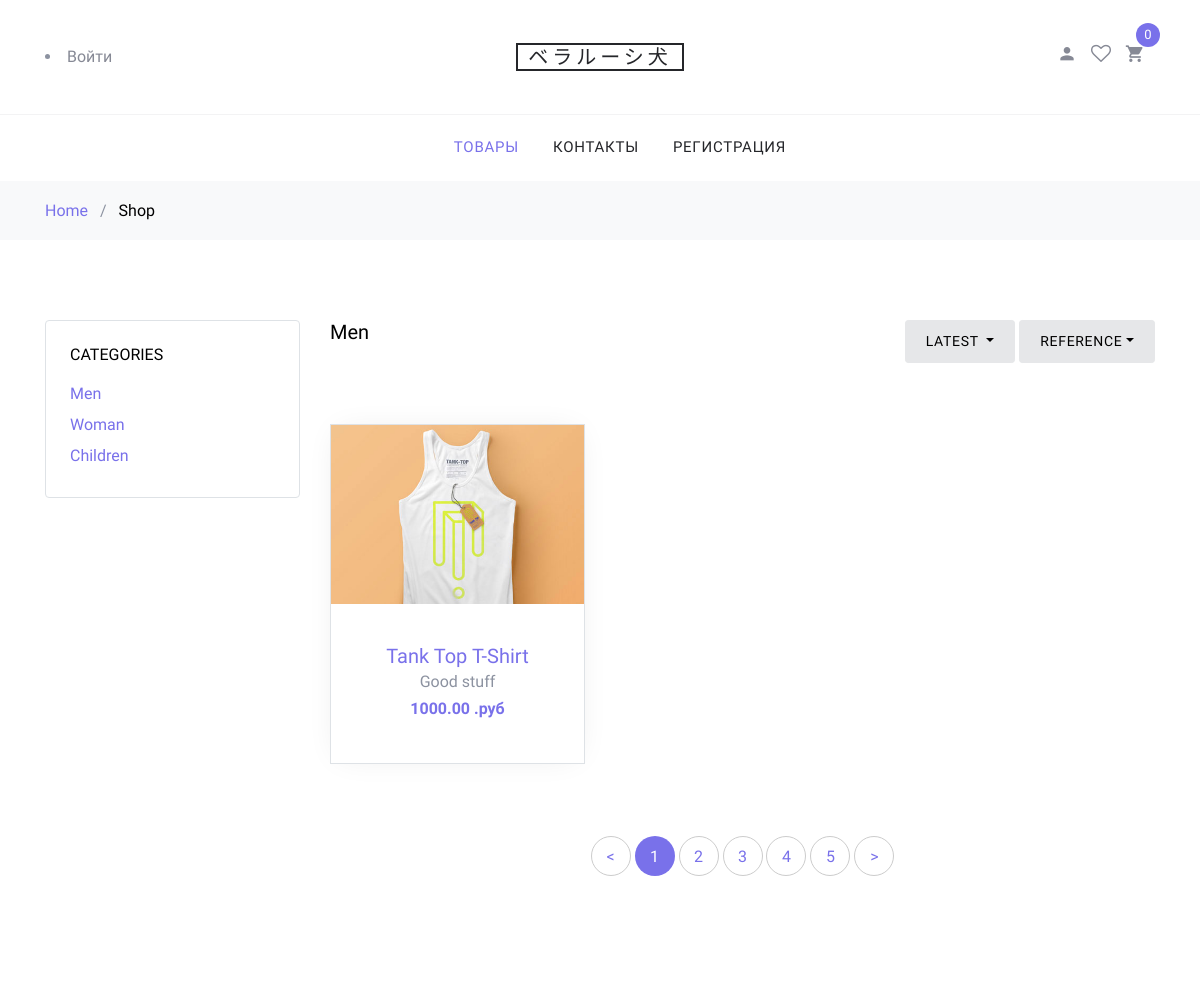
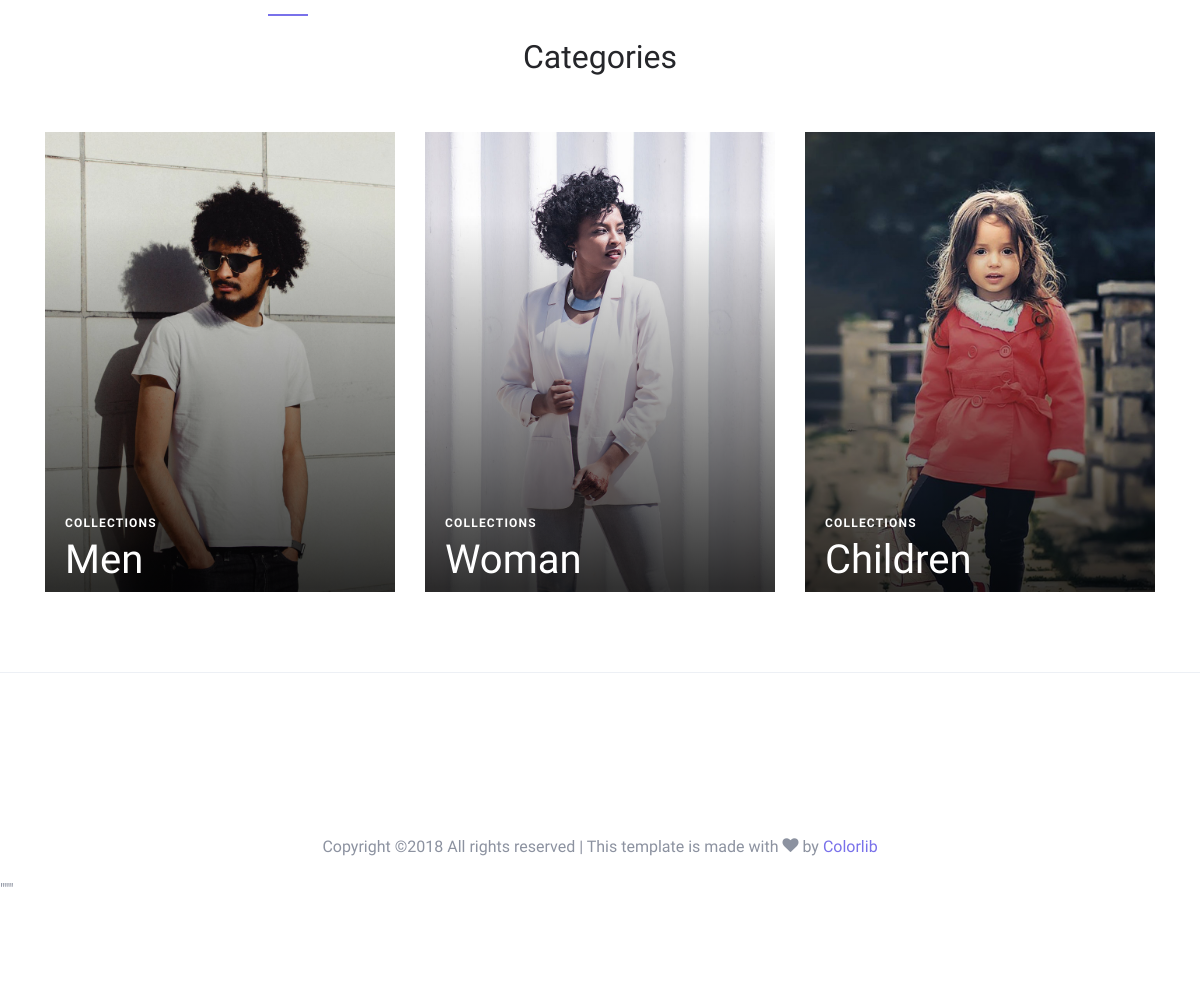
The page /category/men/ on the database its author committed (2 pictures, top to bottom).
### test_shop_app/models.py (models this page shows, shortened)
class Cart(models.Model):
    items = models.ManyToManyField(CartItem,blank=True)
    cart_total= models.DecimalField(max_digits=9, decimal_places=2, default=0.00)

class Category(models.Model):
    name = models.CharField(max_length= 200, db_index=True)
    slug = models.SlugField(max_length= 200, db_index=True, unique=True)
    image = models.ImageField(upload_to=image_folder, verbose_name="Изображение товара", default=0)
    def get_absolute_url(self):
        return reverse('category_kek', kwargs={'category_slug': self.slug})

class Product(models.Model):
    category = models.ForeignKey(Category, related_name='products', verbose_name="Категория", on_delete=models.CASCADE)
    name = models.CharField(max_length=200, db_index=True, verbose_name="Название")
    slug = models.SlugField()
    image = models.ImageField(upload_to= image_folder, verbose_name="Изображение товара")
    description = models.TextField(blank=True, verbose_name="Описание")
    price = models.DecimalField(max_digits=10, decimal_places=2, verbose_name="Цена")
    stock = models.PositiveIntegerField(verbose_name="На складе")
    available = models.BooleanField(default=True, verbose_name="Доступен")
    created = models.DateTimeField(auto_now_add=True)
    updated = models.DateTimeField(auto_now=True)
    def get_absolute_url(self):
        return reverse('product_kek', kwargs={'product_slug': self.slug})

### test_shop_app/views.py (the view)
# urls.py: re_path(r'^category/(?P<category_slug>[-\w]+)/$', views.category_view, name= 'category_kek'),
def category_view(request, category_slug):
    try:
        cart_id = request.session['cart_id']
        cart = Cart.objects.get(id=cart_id)
        request.session['total'] = cart.items.count()
    except:
        cart = Cart()
        cart.save()
        cart_id = cart.id
        request.session['cart_id'] = cart_id
        cart = Cart.objects.get(id=cart_id)
    categories = Category.objects.all()
    category = Category.objects.get(slug = category_slug)
    product_in_category = Product.objects.filter(category = category)
    context = {
        'cart': cart,
        'categories': categories,
        'category': category,
        'product_in_category': product_in_category
    }
    return render(request, 'test_shop_app/category.html', context)

### test_shop_app/templates/test_shop_app/category.html (shortened to what this page needs)
{% extends "test_shop_app/index.html" %}
{% load static %}
{% block content %}
    <div class="bg-light py-3">
      <div class="container">
        <div class="row">
          <div class="col-md-12 mb-0"><a href="{% url 'index' %}">Home</a> <span class="mx-2 mb-0">/</span>
            <strong class="text-black">Shop</strong>
          </div>
        </div>
      </div>
    </div>
    <div class="site-section">
      <div class="container">
        <div class="row mb-5">
          <div class="col-md-9 order-2">
            <div class="row">
              <div class="col-md-12 mb-5">
                <div class="float-md-left mb-4"><h2 class="text-black h5">{{ category.name }}</h2></div>
                <div class="d-flex">
                  <div class="dropdown mr-1 ml-md-auto">
                    <button type="button" class="btn btn-secondary btn-sm dropdown-toggle" id="dropdownMenuOffset"
                            data-toggle="dropdown" aria-haspopup="true" aria-expanded="false">
                      Latest
                    </button>
                  </div>
                  <div class="btn-group">
                    <button type="button" class="btn btn-secondary btn-sm dropdown-toggle" id="dropdownMenuReference"
                            data-toggle="dropdown">Reference</button>
                  </div>
                </div>
              </div>
            </div>
            <div class="row mb-5">
              {% for product in product_in_category %}
              <div class="col-sm-6 col-lg-4 mb-4" data-aos="fade-up">
                <div class="block-4 text-center border">
                  <figure class="block-4-image">
                    <a href="{{ product.get_absolute_url }}"><img src="{{ product.image.url }}"
                                                    alt="Image placeholder" class="img-fluid"></a>
                  </figure>
                  <div class="block-4-text p-4">
                    <h3><a href="{{ product.get_absolute_url }}">{{ product.name }}</a></h3>
                    <p class="mb-0">Good stuff</p>
                    <p class="text-primary font-weight-bold">{{ product.price }} .руб</p>
                  </div>
                </div>
              </div>
              {% endfor %}
            </div>
            <div class="row" data-aos="fade-up">
              <div class="col-md-12 text-center">
                <div class="site-block-27">
                  <ul>
                    <li><a href="#">&lt;</a></li>
                    <li class="active"><span>1</span></li>
                    <li><a href="#">2</a></li>
                    <li><a href="#">3</a></li>
                    <li><a href="#">4</a></li>
                    <li><a href="#">5</a></li>
                    <li><a href="#">&gt;</a></li>
                  </ul>
                </div>
              </div>
            </div>
          </div>
          <div class="col-md-3 order-1 mb-5 mb-md-0">
            <div class="border p-4 rounded mb-4">
              <h3 class="mb-3 h6 text-uppercase text-black d-block">Categories</h3>
              <ul class="list-unstyled mb-0">
                  {% for category in categories %}
                <li class="mb-1"><a href="{{ category.get_absolute_url }}" class="d-flex">
                    <span>{{ category.name }}</span> </a>
                </li>
                  {% endfor %}
              </ul>
            </div>
          </div>
        </div>
        <div class="row">
          <div class="col-md-12">
            <div class="site-section site-blocks-2">
                <div class="row justify-content-center text-center mb-5">
                  <div class="col-md-7 site-section-heading pt-4">
                    <h2>Categories</h2>
                  </div>
                </div>
                <div class="row">
                  {% for category in categories %}
                  <div class="col-sm-6 col-md-6 col-lg-4 mb-4 mb-lg-0" data-aos="fade" data-aos-delay="">
                    <a class="block-2-item" href="{{ category.get_absolute_url }}">
                      <figure class="image">
                        <img src="{{ category.image.url }}" alt="" class="img-fluid">
                      </figure>
                      <div class="text">
                        <span class="text-uppercase">Collections</span>
                        <h3>{{ category.name }}</h3>
                      </div>
                    </a>
                  </div>
                  {% endfor %}
            </div>
          </div>
        </div>
      </div>
    </div>
{% endblock content %}

### test_shop_app/templates/test_shop_app/index.html (shortened to what this page needs)
{% load static %}
<!DOCTYPE html>
<html lang="en">
  <head>
    <link rel="stylesheet" href="{% static 'fonts/icomoon/style.css' %}">
    <link rel="stylesheet" href="{% static 'css/bootstrap.min.css' %}">
    <link rel="stylesheet" href="{% static 'css/magnific-popup.css' %}">
    <link rel="stylesheet" href="{% static 'css/jquery-ui.css' %}">
    <link rel="stylesheet" href="{% static 'css/owl.carousel.min.css' %}">
    <link rel="stylesheet" href="{% static 'css/owl.theme.default.min.css' %}">
    <link rel="stylesheet" href="{% static 'css/aos.css' %}">
    <link rel="stylesheet" href="{% static 'css/style.css' %}">
  </head>
  <body>
  <div class="site-wrap">
    <header class="site-navbar" role="banner">
      <div class="site-navbar-top">
        <div class="container">
          <div class="row align-items-center">
            <div class="col-6 col-md-4 order-2 order-md-1  text-left">
              {% if not request.user.is_authenticated %}
					<li>
						<a href='{% url "login" %}'>Войти</a>
					</li>
                    {% else %}
					<li>
						<a href='{% url "logout" %}'>Выйти</a>
					</li>
					{% endif %}
            </div>
            <div class="col-12 mb-3 mb-md-0 col-md-4 order-1 order-md-2 text-center">
              <div class="site-logo">
                <a href="{% url 'index' %}" class="js-logo-clone">ベラルーシ犬</a>
              </div>
            </div>
            <div class="col-6 col-md-4 order-3 order-md-3 text-right">
              <div class="site-top-icons">
                <ul>
                  <li><a href="#"><span class="icon icon-person"></span></a></li>
                  <li><a href="#"><span class="icon icon-heart-o"></span></a></li>
                  <li>
                    <a href="{% url 'cart' %}" class="site-cart">
                      <span class="icon icon-shopping_cart"></span>
                      <span class="count">{{ cart.items.count }}</span>
                    </a>
                  </li>
                </ul>
              </div>
            </div>
          </div>
        </div>
      </div>
      <nav class="site-navigation text-right text-md-center" role="navigation">
        <div class="container">
          <ul class="site-menu js-clone-nav d-none d-md-block">
            <li class="active"><a href="{% url 'index' %}">Товары</a></li>
            <li><a href="{% url 'contact' %}">Контакты</a></li>
            {% if not request.user.is_authenticated %}
            <li><a href="{% url 'registration' %}">Регистрация</a></li>
            {% else %}
            <li><a href='{% url "account" %}'>Личный кабинет</a></li>
            {% endif %}
          </ul>
        </div>
      </nav>
    </header>
{% block content %}{% endblock content %}
    <footer class="site-footer border-top">
      <div class="container">
        <div class="row pt-5 mt-5 text-center">
          <div class="col-md-12">
            <p>
            Copyright &copy; All rights reserved | This template is made with <i class="icon-heart" aria-hidden="true"></i> by <a href="https://colorlib.com" target="_blank" class="text-primary">Colorlib</a>
            </p>
          </div>
        </div>
      </div>"""
    </footer>
  </div>
  </body>
</html>

### rows shown on the page
Category: name "Men", image (picture)
Product: image (picture), name "Tank Top T-Shirt", price "1000.00"
Category: name "Woman", image (picture)
Category: name "Children", image (picture)
